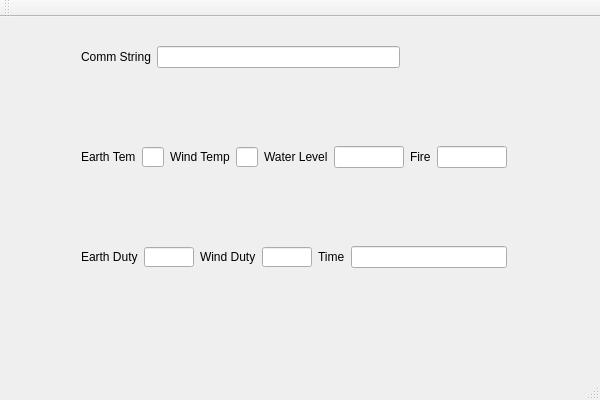
<?xml version="1.0" encoding="UTF-8"?>
<ui version="4.0">
 <class>MainWindow</class>
 <widget class="QMainWindow" name="MainWindow">
  <property name="geometry">
   <rect>
    <x>0</x>
    <y>0</y>
    <width>600</width>
    <height>400</height>
   </rect>
  </property>
  <property name="windowTitle">
   <string>MainWindow</string>
  </property>
  <widget class="QWidget" name="centralWidget">
   <widget class="QWidget" name="horizontalLayoutWidget">
    <property name="geometry">
     <rect>
      <x>70</x>
      <y>100</y>
      <width>448</width>
      <height>80</height>
     </rect>
    </property>
    <layout class="QHBoxLayout" name="horizontalLayout">
     <item>
      <widget class="QLabel" name="label">
       <property name="text">
        <string>Earth Tem</string>
       </property>
      </widget>
     </item>
     <item>
      <widget class="QLineEdit" name="EarthTemplineEdit">
       <property name="maximumSize">
        <size>
         <width>50</width>
         <height>20</height>
        </size>
       </property>
      </widget>
     </item>
     <item>
      <widget class="QLabel" name="label_2">
       <property name="text">
        <string>Wind Temp</string>
       </property>
      </widget>
     </item>
     <item>
      <widget class="QLineEdit" name="WindTemplineEdit">
       <property name="maximumSize">
        <size>
         <width>50</width>
         <height>20</height>
        </size>
       </property>
      </widget>
     </item>
     <item>
      <widget class="QLabel" name="label_4">
       <property name="text">
        <string>Water Level</string>
       </property>
      </widget>
     </item>
     <item>
      <widget class="QLineEdit" name="WaterlineEdit"/>
     </item>
     <item>
      <widget class="QLabel" name="label_5">
       <property name="text">
        <string>Fire</string>
       </property>
      </widget>
     </item>
     <item>
      <widget class="QLineEdit" name="FirelineEdit"/>
     </item>
    </layout>
   </widget>
   <widget class="QWidget" name="horizontalLayoutWidget_2">
    <property name="geometry">
     <rect>
      <x>70</x>
      <y>0</y>
      <width>341</width>
      <height>80</height>
     </rect>
    </property>
    <layout class="QHBoxLayout" name="horizontalLayout_2">
     <item>
      <widget class="QLabel" name="label_3">
       <property name="text">
        <string>Comm String</string>
       </property>
      </widget>
     </item>
     <item>
      <widget class="QLineEdit" name="rawdataEdit"/>
     </item>
    </layout>
   </widget>
   <widget class="QWidget" name="horizontalLayoutWidget_3">
    <property name="geometry">
     <rect>
      <x>70</x>
      <y>200</y>
      <width>448</width>
      <height>80</height>
     </rect>
    </property>
    <layout class="QHBoxLayout" name="horizontalLayout_3">
     <item>
      <widget class="QLabel" name="label_6">
       <property name="text">
        <string>Earth Duty</string>
       </property>
      </widget>
     </item>
     <item>
      <widget class="QLineEdit" name="EarthDutylineEdit">
       <property name="enabled">
        <bool>true</bool>
       </property>
       <property name="sizePolicy">
        <sizepolicy hsizetype="Fixed" vsizetype="Fixed">
         <horstretch>50</horstretch>
         <verstretch>20</verstretch>
        </sizepolicy>
       </property>
       <property name="maximumSize">
        <size>
         <width>50</width>
         <height>20</height>
        </size>
       </property>
       <property name="maxLength">
        <number>3</number>
       </property>
       <property name="readOnly">
        <bool>true</bool>
       </property>
      </widget>
     </item>
     <item>
      <widget class="QLabel" name="label_7">
       <property name="text">
        <string>Wind Duty</string>
       </property>
      </widget>
     </item>
     <item>
      <widget class="QLineEdit" name="WindDutylineEdit">
       <property name="maximumSize">
        <size>
         <width>50</width>
         <height>20</height>
        </size>
       </property>
      </widget>
     </item>
     <item>
      <widget class="QLabel" name="label_8">
       <property name="text">
        <string>Time</string>
       </property>
      </widget>
     </item>
     <item>
      <widget class="QLineEdit" name="UnixTimelineEdit"/>
     </item>
    </layout>
   </widget>
  </widget>
  <widget class="QMenuBar" name="menuBar">
   <property name="geometry">
    <rect>
     <x>0</x>
     <y>0</y>
     <width>600</width>
     <height>21</height>
    </rect>
   </property>
  </widget>
  <widget class="QToolBar" name="mainToolBar">
   <attribute name="toolBarArea">
    <enum>TopToolBarArea</enum>
   </attribute>
   <attribute name="toolBarBreak">
    <bool>false</bool>
   </attribute>
  </widget>
  <widget class="QStatusBar" name="statusBar"/>
 </widget>
 <layoutdefault spacing="6" margin="11"/>
 <resources/>
 <connections/>
</ui>
